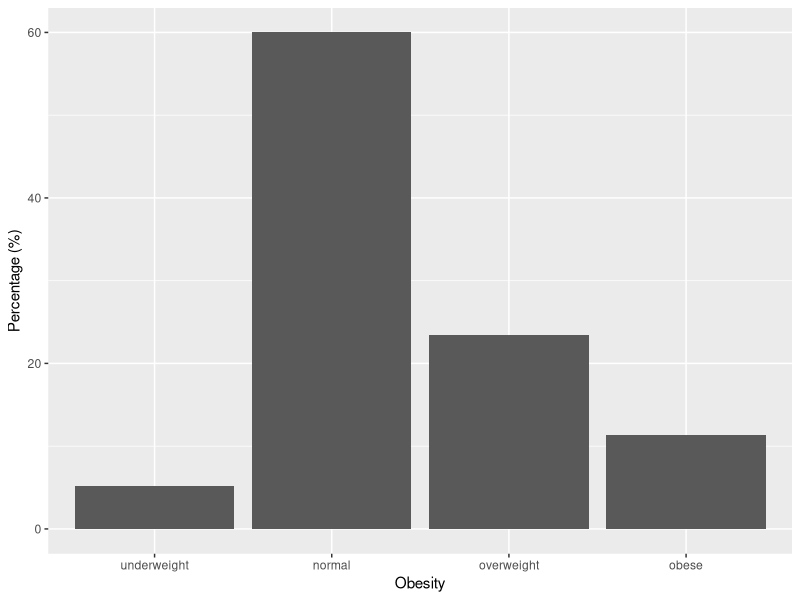

Generate this figure with R:
rm(list = ls())

library(ggplot2)
library(forcats)

obesity <- factor(c("underweight", "normal", "overweight", "obese"),
  levels = c("underweight", "normal", "overweight", "obese")
)

count <- c(6, 69, 27, 13)
perc <- count / sum(count) * 100
dat2 <- data.frame(obesity, count, perc)

dat2

ggplot(data = dat2) +
  geom_bar(
    mapping = aes(x = obesity, y = perc),
    stat = "identity"
  ) +
  xlab("Obesity") +
  ylab("Percentage (%)")